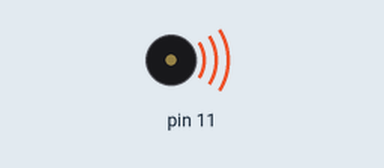
Recording of a sketch running on a simulated Arduino Uno, built with avr-gcc and run on an emulated ATmega328P. Shown: buzzer (waves = sounding).

Above: at 0.1 s.
Timing chart, 0 to 130.0 s (numbered marks = the images above):
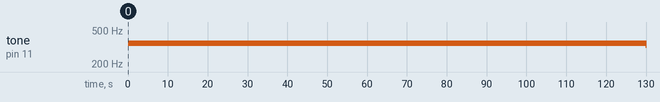

Measured:
- by itself, tone on pin 11: silent → 349 Hz at 0.00 s, → 330 Hz 130 s later

The sketch:

Piano_notes.ino
```cpp
#define T_Crochet 500
#define T_Noire 1000
#define T_Blanche 2000

#define NOTE_C3  131
#define NOTE_CS3 139
#define NOTE_D3  147
#define NOTE_DS3 156
#define NOTE_E3  165
#define NOTE_F3  175
#define NOTE_FS3 185
#define NOTE_G3  196
#define NOTE_GS3 208
#define NOTE_A3  220
#define NOTE_AS3 233
#define NOTE_B3  247
#define NOTE_C4  262
#define NOTE_CS4 277
#define NOTE_D4  294
#define NOTE_DS4 311
#define NOTE_E4  330
#define NOTE_F4  349
#define NOTE_FS4 370
#define NOTE_G4  392
#define NOTE_GS4 415
#define NOTE_A4  440
#define NOTE_AS4 466
#define NOTE_B4  494
#define NOTE_C5  523


void setup() {


}

void loop() {
//tone(pin, frequency, duration)
  tone(11, NOTE_C4, T_Noire);
  tone(11, NOTE_D4, T_Noire);
  tone(11, NOTE_E4, T_Blanche);

  tone(11, NOTE_F4, T_Noire);


}
```
